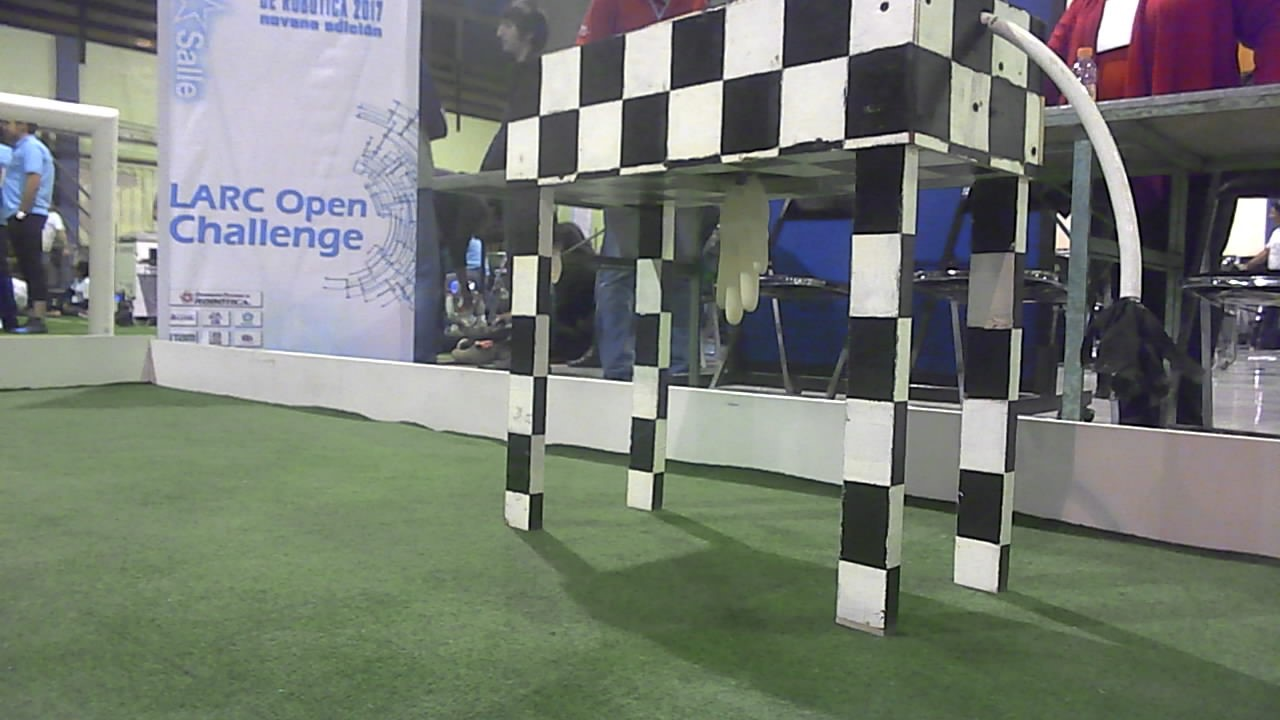
#> input picture Raspberrypi/TestPhotos/1.jpg, 1280 x 720 px; its folder holds only this picture in this run
$ python -i Larc_vision_2017.py   (imports and definitions only)   (Python 2 division)
#> lines starting #> are read from the running program, lines starting #| are printed output that depends on the picture; after the words box and inside, x2 and y2 are one past the last pixel; in counts of white or black regions, pixels touching at a corner belong together
#> further down, picture is the input picture: shape (720, 1280, 3); mean B, G, R 115.4, 123.4, 117.6
## This is version 3.0 of LARC 2017 Module of Mexican Team RoBorregos
## which stores functions used by the computer vision squad.
## All rights reserved by Instituo Tecnologico de Monterrey.

## AUTHORS:    Emilio Chavez Madero, Alejandro Garza Castro


#############################################
##----------------MAIN LIBS----------------##
#############################################
import cv2
import time
import math
import numpy as np
import random
from copy import deepcopy


#-------------------GLOBAL FOR CALIBRATION-------------------
#Cow square area  #si detecta muchos cuadros

# distance constants
# [1 line not run here, left out]
# A is in first line, B in second
# [1 line that did not run here, left out]
# [1 line that did not run here, left out]

# [2 lines not run here, left out]
maxSquareArea = 9000
minSquareArea = 300
#Thresh range for cow squares  #si no detecta suficientes cuadros
minThresh = 5#50
maxThresh = 150
steps = 3
#Tissue Parameters
eps = 50
eps2 = 50
#HAAR Cascade Sansitivity
cascadeSensitivity = 50
tankCascadeSensitivity = 10

#----HAAR Cascade---
#importing the trained cascade of cow
cowCascade = cv2.CascadeClassifier('../Cascades/COWCURITIBA.xml')#COWTUMMY2.0

#FOR THE TANK
tankCascade = cv2.CascadeClassifier('../Cascades/TANK2.xml')

#using a black frame to filter
blackFrame = np.zeros((480,640), np.uint8)
whiteFrame = np.ones((480,640), np.uint8)
whiteFrame[:] = 255

#For debugging
debugger = True

# Simple class to manage individual squares in the image
# ATRIBUTES:
# x = y = w = h = area = level = 0
# topLeftC = topRightC = botLeftC = botRightC = []
class cowSquare:
   ##-----------ATRIBUTES-----------##
   x = y = w = h = area = level = 0
   topLeftC = topRightC = botLeftC = botRightC = []
   ##-------------------------------##

   ##----------METHODS-----------##
   # [10 lines left out: function __init__, not called in this run]
   ##----------------------------##

   ##-----GETs-----##
   def getX(self):
      return self.x
   def getY(self):
      return self.y
   def getW(self):
      return self.w
   def getH(self):
      return self.h
   def getArea(self):
      return self.area
   def getTopLeftC(self):
      return self.topLeftC
   def getTopRightC(self):
      return self.topRightC
   def getBotLeftC(self):
      return self.botLeftC
   def getBotRightC(self):
      return self.botRightC
   def getLevel(self):
      return self.level
   ##--------------##

   ##-----SETs-----##
   def setX(self,xT):
      self.x = xT
   def setY(self,yT):
      self.y = yT
   def setW(self,wT):
      self.w = wT
   def setH(self,hT):
      self.h = hT
   def setArea(self,areaT):
      self.area = areaT
   def setLevel(self,lev):
      self.level = lev
   ##--------------##

   ##-----END of Class 'cowSquare'-----


#############################################
##------------- IMAGE FUNCTIONS------------##
#############################################
# To work over the imageS to get them ready, obatain
# general data and use it in further algorithms

# Does some guassian filtering to remove noise and converts image to gray scale
# [18 lines left out: functions clearImage, doThresHold, not called in this run]

# Finds contours in the image and returns them as a numpy list.
# Recieves a simple image as a parameter.
def findContours(img):
   contours, hierarchy = cv2.findContours(img, cv2.RETR_TREE,cv2.CHAIN_APPROX_SIMPLE)
   return contours

# Processes the contours found in order to find squares in the image
# returns a list of objects 'cowsquare' class:
# cowSquare(x,y,w,h,area)
# [94 lines left out: functions getGoodSquares, getDistanceFromTop, getCorners, cornersMatch, not called in this run]

# Returns distance between two point in the image.
def distance(x1,y1,x2,y2):
  return math.sqrt(pow(x2 - x1,2) + pow(y2 - y1,2))


#############################################
##------------ DESSISION MAKING------------##
#############################################

#tissue updates
# [487 lines left out: functions doTissue, makeTissue, isThereACow, detectCow, detectTank, isThereATank and 7 more, not called in this run]
#############################################
##-----------ALLINGMENT AND LIMITS-----------##
#############################################

# Frame needs to be in BGR
def getTankCenter(frame):

   lower_blue = np.array([0,100,100])
   upper_blue = np.array([20,255,255])

   # Convert BGR to HSV
   hsv = cv2.cvtColor(frame, cv2.COLOR_BGR2HSV)
#> hsv: shape (720, 1280, 3); mean H, S, V 71.6, 46, 130.1
   # Threshold the HSV image to get tank colors
   mask = cv2.inRange(hsv, lower_blue, upper_blue)
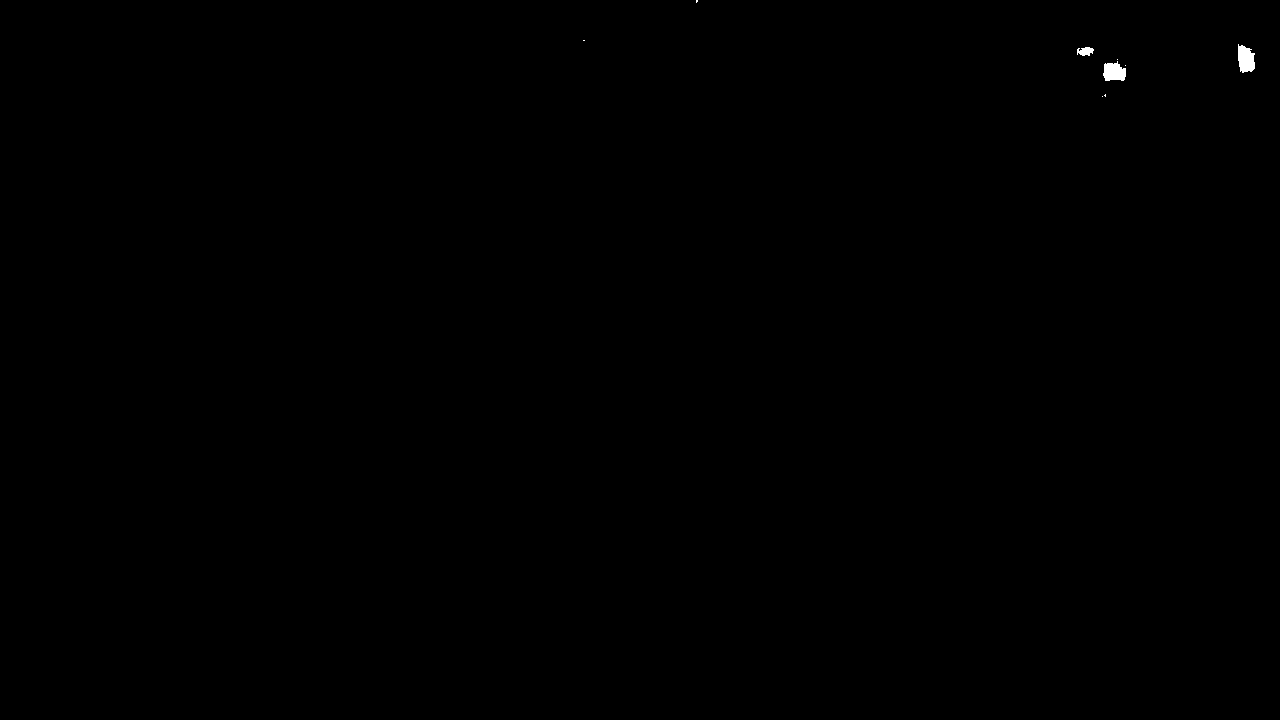
#> mask: shape (720, 1280); 0.09% white; 9 white regions (6 under 20 px)
   # Bitwise-AND mask and original image
   res = cv2.bitwise_and(frame,frame, mask= mask)

   contours = findContours(mask)
#> in findContours, `contours, hierarchy = cv2.findContours(img, cv2.RETR_TREE,cv2.CHAIN_AP..`: contours = 9 contours, 6 with area under 20; largest, box (x1, y1, x2, y2) and area: (1238, 44, 1255, 73) 336, (1103, 61, 1126, 81) 310, (1077, 47, 1094, 56) 85
   contourAreas = [cv2.contourArea(c) for c in contours]
#> contourAreas = [0, 1, 0, 310.5, 0, 85, 335.5, 0, 1.5]
   # this line sorts contours by theirs area
   cnts, contourAreas = zip(*sorted(zip(contours, contourAreas),key=lambda b:b[1], reverse=True))
#> cnts has the same summary as contours in findContours; contourAreas = (335.5, 310.5, 85, 1.5, 1, 0, 0, 0, 0)

   cv2.drawContours(frame,cnts,0,(0,255,0),1)
#> frame: shape (720, 1280, 3); 0.01% of pixels changed, all inside (x1, y1, x2, y2) = (1238, 44, 1255, 73)
   if debugger:
      cv2.imshow('p',frame)
      cv2.waitKey(0)
   cv2.destroyAllWindows()

   # biggest area must be the tank!
   return cnts[0]


# [43 lines left out: functions getCowXCenter, getXCenterFrame, sortList, findMedian, boundingRectSort, not called in this run]


#############################################
##--------------  PRINTS ------------##
#############################################

def printContourCoords(cx,cy,x,y):
   print "Center: %d, %d   LeftTopCorner: %d, %d" % (cx,cy,x,y)

# [37 lines left out: functions drawCowSquares, drawSlope, drawGreatestTissue, drawLimits, not called in this run]

>>> import cv2
>>> picture = cv2.imread('../TestPhotos/1.jpg')
>>> result = getTankCenter(picture)
#> result = contour of 38 points, box (x1, y1, x2, y2) (1238, 44, 1255, 73), area 336

$ run again, on Raspberrypi/TestPhotos/11.jpg
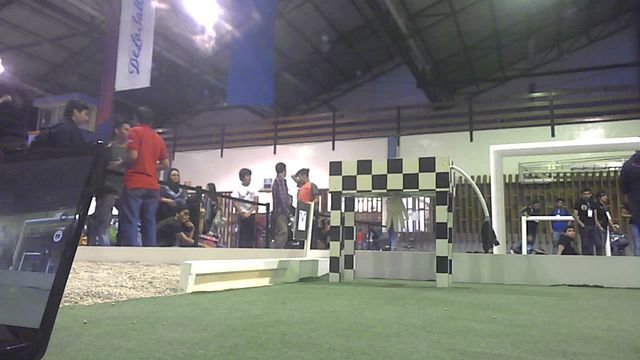
#> input picture Raspberrypi/TestPhotos/11.jpg, 640 x 360 px
#> picture is the input picture: shape (360, 640, 3); mean B, G, R 113.3, 117, 115.5
#> hsv: shape (360, 640, 3); mean H, S, V 83.2, 37.5, 125
#> in getTankCenter, `mask = cv2.inRange(hsv, lower_blue, upper_blue)`:
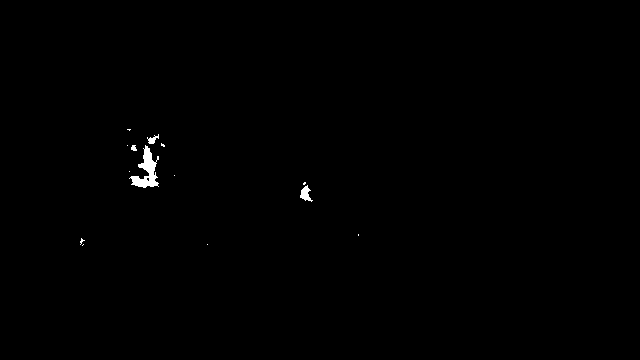
#> mask: shape (360, 640); 0.34% white; 14 white regions (10 under 20 px)
#> in findContours, `contours, hierarchy = cv2.findContours(img, cv2.RETR_TREE,cv2.CHAIN_AP..`: contours = 15 contours, 12 with area under 20; largest, box (x1, y1, x2, y2) and area: (129, 145, 159, 188) 462, (300, 185, 313, 202) 91, (147, 134, 159, 144) 38
#> in getTankCenter, `contourAreas = [cv2.contourArea(c) for c in contours]`: contourAreas = [0, 0, 6, 0, 91, 3, 0, 0, 462, 8.5, 17.5, 0, 4.5, 37.5, 1]
#> in getTankCenter, `cnts, contourAreas = zip(*sorted(zip(contours, contourAreas),key=lambd..`: cnts has the same summary as contours in findContours; contourAreas = (462, 91, 37.5, 17.5, 8.5, 6, 4.5, 3, 1, 0, 0, 0, 0, 0, 0)
#> in getTankCenter, `cv2.drawContours(frame,cnts,0,(0,255,0),1)`:
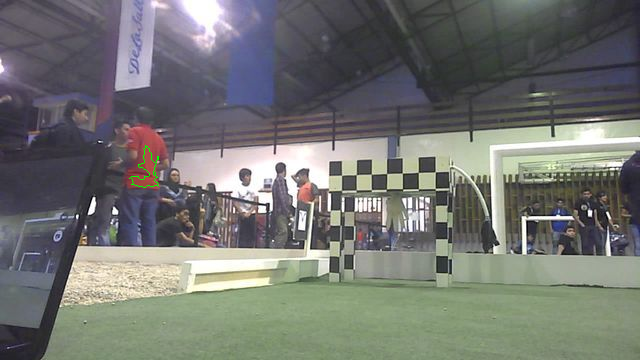
#> frame: shape (360, 640, 3); 0.07% of pixels changed, all inside (x1, y1, x2, y2) = (129, 145, 159, 188)
#> result = contour of 89 points, box (x1, y1, x2, y2) (129, 145, 159, 188), area 462
